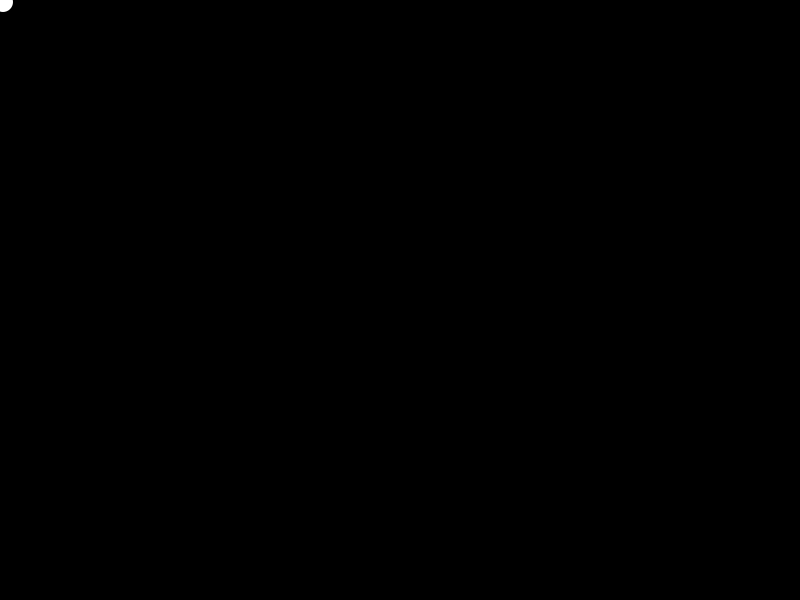
Frame 1 (no input)
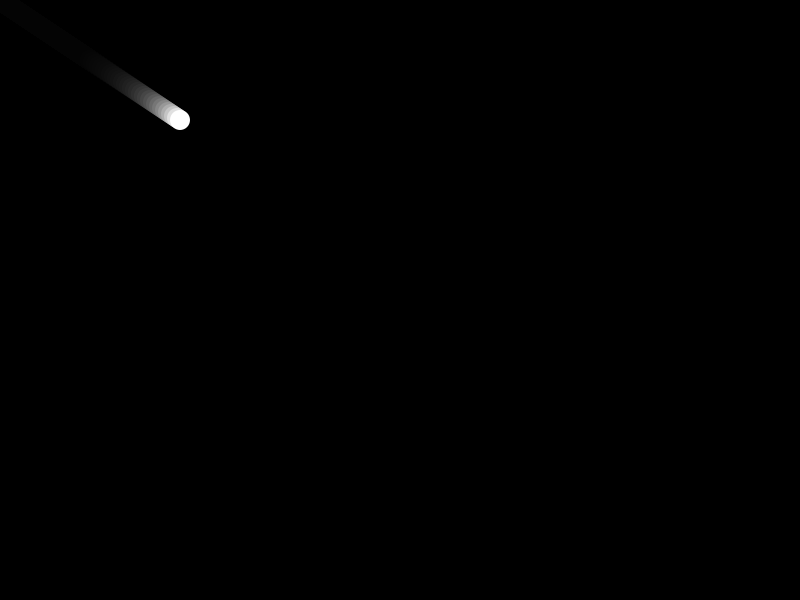
Frame 60 (the mouse pressed at the canvas centre just before this capture)
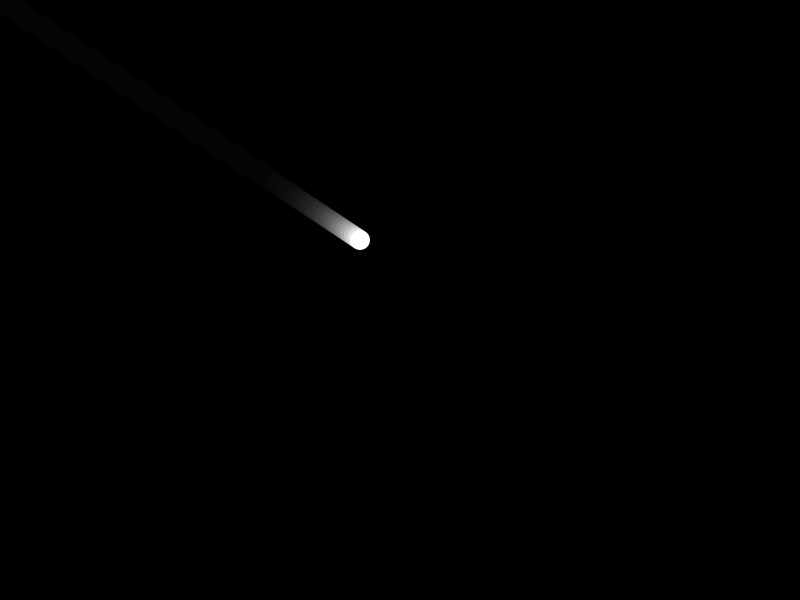
Frame 120 (the mouse held since frame 60 and released just before this capture)

The Processing sketch that drew these frames (run headless with seeded random() and noise(); from frame 60 on, the mouse is pressed at the canvas centre):

// Processing sketch: list06_01
// ── list06_01.pde
PVector force; // 力
PVector acceleration; // 加速度
PVector location; // 位置
PVector velocity; // 速度
float mass; // 質量

void setup() {
  size(800, 600);
  frameRate(60);
  // 位置、速度を初期化する
  location = new PVector(0.0, 0.0);
  velocity = new PVector(0.0, 0.0);
  force = new PVector(3.0, 2.0); // (3.0, 2.0)の力を加える
  mass = 1.0; // 質量は1.0に設定する
  acceleration = force.mult(mass); // 質量と速度から加速度を算出する
  background(0);
}

void draw() {
  //背景をフェードさせる
  fill(0, 31);
  rect(0, 0, width, height);
  fill(255);
  noStroke();
  velocity.add(acceleration); // 加速度から速度を算出する
  location.add(velocity); // 速度から位置を算出する
  acceleration.set(0, 0); // 加速度を0にリセット(等速運動)する
  ellipse(location.x, location.y, 20, 20); // 円を描画する
}
